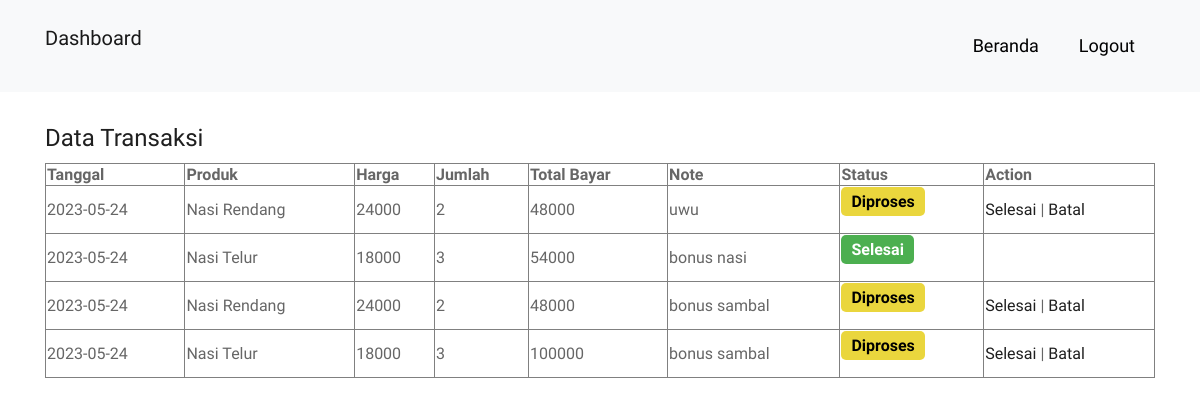
Screenshot of /index_user.php (signed in) with the database file from the repository.
### tables this page shows
CREATE TABLE `tbl_transaksi` (
  `id_transaksi` int(11) NOT NULL,
  `tgl_transaksi` date NOT NULL,
  `rp_total` int(11) NOT NULL,
  `note_user` varchar(200) NOT NULL,
  `status` int(11) NOT NULL,
  `id_method` int(11) NOT NULL,
  `id_user` int(11) NOT NULL,
  `id_produk` int(11) NOT NULL,
  `qty` int(11) NOT NULL
);

CREATE TABLE `tbl_produk` (
  `id_produk` int(11) NOT NULL,
  `nm_produk` varchar(100) NOT NULL,
  `deskripsi` varchar(200) NOT NULL,
  `rp_harga` int(11) NOT NULL,
  `stok` int(11) NOT NULL,
  `img_url` varchar(255) NOT NULL
);

### index_user.php (the view, shortened to what this page needs)
<?php
include_once("config.php");
$id_user = $_SESSION['id_user'];
$result2 = mysqli_query($mysqli, "SELECT  tbl_user.email, tbl_user.nohp,
                                    tbl_transaksi.tgl_transaksi, tbl_transaksi.id_transaksi, tbl_transaksi.status,
                                     tbl_transaksi.note_user, tbl_transaksi.qty, tbl_transaksi.rp_total,
                                     tbl_produk.nm_produk, tbl_produk.rp_harga
                                     FROM tbl_transaksi
                                     INNER JOIN tbl_user ON tbl_transaksi.id_user = tbl_user.id_user
                                     INNER JOIN tbl_produk ON tbl_transaksi.id_produk = tbl_produk.id_produk
                                     WHERE tbl_transaksi.id_user = $id_user
                                     ORDER BY id_transaksi DESC");
?>
<html>
<head>
    <link rel="stylesheet" href="src/style/css/bootstrap.min.css">
    <link rel="stylesheet" href="src/style/css/style.css">
    <link rel="stylesheet" href="src/style/css/responsive.css">
    <link rel="stylesheet" href="src/style/css/custom.css">
</head>
<body>
    <header class="top-navbar">
		<nav class="navbar navbar-expand-lg navbar-light bg-light">
			<div class="container">
				<a class="navbar-brand" href="index_user.php">
					<p>Dashboard</p>
				</a>
				<div class="collapse navbar-collapse" id="navbars-rs-food">
					<ul class="navbar-nav ml-auto">
						<li class="nav-item"><a class="nav-link" href="home.php">Beranda</a></li>
						<li class="nav-item"><a class="nav-link" href="logout.php">Logout</a></li>
					</ul>
				</div>
			</div>
		</nav>
	</header>
 <br><br>
    <div class="about-section-box">
    <div class="container">
 <h1>Data Transaksi</h1>
        <table width='100%' border=1>
            <tr>
                <th>Tanggal</th>
                <th>Produk</th>
                <th>Harga</th>
                <th>Jumlah</th>
                <th>Total Bayar</th>
                <th>Note</th>
                <th>Status</th>
                <th>Action</th>
            </tr>
            <?php
            while($user_data2 = mysqli_fetch_array($result2)) {
                echo "<tr>";
                echo "<td>".$user_data2['tgl_transaksi']."</td>";
                echo "<td>".$user_data2['nm_produk']."</td>";
                echo "<td>".$user_data2['rp_harga']."</td>";
                echo "<td>".$user_data2['qty']."</td>";
                echo "<td>".$user_data2['rp_total']."</td>";
                echo "<td>".$user_data2['note_user']."</td>";
                if($user_data2['status']==0) {
                    echo "<td><p class='status-processed'>Diproses</p></td>";
                    echo "<td><a href='approve.php?id=$user_data2[id_transaksi]&status=1'>Selesai</a> | <a href='approve.php?id=$user_data2[id_transaksi]&status=2'>Batal</a></td></tr>";
                } else if($user_data2['status']==1) {
                    echo "<td><p class='status-done'>Selesai</p></td>";
                    echo "<td></td>";
                } else {
                    echo "<td><p class='status-invalid'>Batal</p></td>";
                    echo "<td></td>";
                }
            }
            ?>
        </table>
    </div>
</body>
</html>

### src/style/css/style.css (style rules this page uses)
body { color: #666666; font-size: 15px; font-family: 'Athiti', sans-serif; line-height: 1.80857; }
a { color: #1f1f1f; text-decoration: none !important; outline: none !important; -webkit-transition: all .3s ease-in-out; -moz-transition: all .3s ease-in-out; -ms-transition: all .3s ease-in-out; -o-transition: all .3s ease-in-out; transition: all .3s ease-in-out; }
h1, h2, h3, h4, h5, h6 { letter-spacing: 0; font-weight: normal; position: relative; padding: 0 0 10px 0; font-weight: normal; line-height: 120% !important; color: #1f1f1f; margin: 0 }
h1 { font-size: 24px }
a { color: #1f1f1f; text-decoration: none; outline: none; }
a, .btn { text-decoration: none !important; outline: none !important; -webkit-transition: all .3s ease-in-out; -moz-transition: all .3s ease-in-out; -ms-transition: all .3s ease-in-out; -o-transition: all .3s ease-in-out; transition: all .3s ease-in-out; }
ul, li, ol { list-style: none; margin: 0px; padding: 0px; }
.top-navbar { position: relative; z-index: 10; }
.top-navbar .navbar { padding: 15px 0px; position: fixed; width: 100%; transition: height .3s ease-out, background .3s ease-out, box-shadow .3s ease-out; -webkit-transform: translate3d(0, 0, 0); transform: translate3d(0, 0, 0); z-index: 100; }
.top-navbar .navbar-light .navbar-nav .nav-link { color: #010101; font-size: 18px; padding: 0px 20px; border-radius: 4px; }
.about-section-box { padding: 70px 0px; }

### index_user.php (style rules this page uses)
.status-processed { display: inline-block; padding: 5px 10px; background-color: #EAD63D; color: black; font-weight: bold; border-radius: 5px; }
.status-done { display: inline-block; padding: 5px 10px; background-color: #4CAF50; color: white; font-weight: bold; border-radius: 5px; }

### rows the page displays
tbl_transaksi: tgl_transaksi "2023-05-24", id_produk.nm_produk "Nasi Rendang", id_produk.rp_harga "24000", qty "2", rp_total "48000", note_user "uwu"
tbl_transaksi: tgl_transaksi "2023-05-24", id_produk.nm_produk "Nasi Telur", id_produk.rp_harga "18000", qty "3", rp_total "54000", note_user "bonus nasi", status "Selesai"
tbl_transaksi: tgl_transaksi "2023-05-24", id_produk.nm_produk "Nasi Rendang", id_produk.rp_harga "24000", qty "2", rp_total "48000", note_user "bonus sambal"
tbl_transaksi: tgl_transaksi "2023-05-24", id_produk.nm_produk "Nasi Telur", id_produk.rp_harga "18000", qty "3", rp_total "100000", note_user "bonus sambal"
